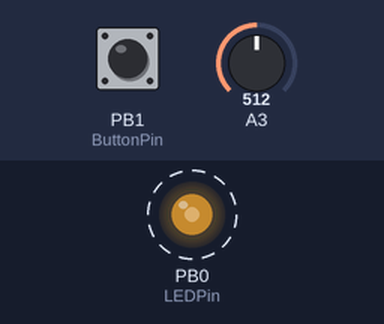
Simulated run of this sketch. Board: ATtiny85, built with avr-gcc and run on an emulated ATtiny85. On the bench: output pins drawn as LEDs (lit = HIGH). Dashed ring = blinking. The test bench sets the inputs (shaded band); at power-on: PB1 (ButtonPin) LOW, A3 = 512. Sleep ends after the set time or at an interrupt.

Above: at 1.2 s.
1.3 s: PB1 (ButtonPin) pulled HIGH for 3.2 s
7.5 s: A3 set to 716
At 7.74 s:
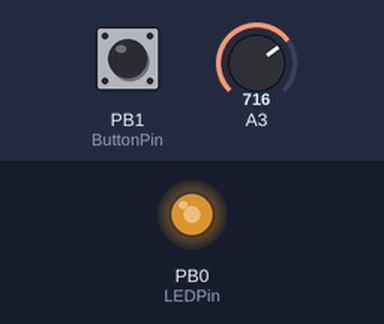
10.5 s: A3 set to 900
13.5 s: PB1 (ButtonPin) pulled HIGH for 0.15 s
At 14.6 s:
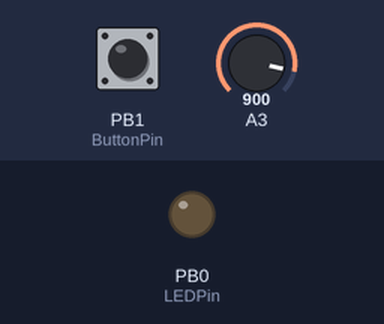
Timing chart, 0 to 16.1 s (numbered marks = the images above; inputs shaded):
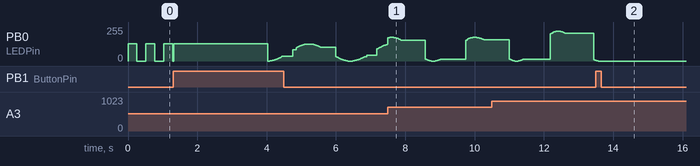

Measured:
- after the input at 13.5 s, PB0 (LEDPin): goes on until 13.6 s, then stays 0/255

The sketch:

sleepcoach_tiny.ino
```cpp
#include <math.h>
#include <avr/sleep.h>

// Sleep coach using ATtiny85

//Programming ATtiny85 learned from: http://www.instructables.com/id/Program-an-ATtiny-with-Arduino/step2/Wire-the-circuit/

// Setting up bits for sleep mode (from: http://www.insidegadgets.com/2011/02/05/reduce-attiny-power-consumption-by-sleeping-with-the-watchdog-timer/)

#ifndef cbi
#define cbi(sfr, bit) (_SFR_BYTE(sfr) &= ~_BV(bit))
#endif
#ifndef sbi
#define sbi(sfr, bit) (_SFR_BYTE(sfr) |= _BV(bit))
#endif


char* mode = "time_choose"; // Modes are time_choose, sleep_coach, and off
// Time choose mode is where the user choses between 7, 14, 21, and 28 minutes of sleep coaching
// sleep coach mode is the mode with pulsating light
// off is when the sleep coaching is complete. A button press will bring it into time choose mode

int time_choice = 7;

const int LEDPin = 0;


const int ButtonPin = 1;
int button_state = 0;
int button_pushed = 0; // This is the indicator that the button was pushed and released
int button_counter = 0; // This is used to detect how long the button is held for

int potPin = 3; // Pin for potentiometer
int pot_val; // Value of potentiometer reading

int blink = 1; // This is used for blinking the LEDs
int blink_time = 500;
int blink_value = 254;

int timeout = 0; // This is the timeout counter
int timeout_setting = 60; // This is the setting for timeout in time_choose mode. If this is exceeded, the device will go to off mode


unsigned long currentTime;
double milis_timer[1] = {0}; // This is used to keep track of the timer used to tick for each milisecond
double second_timer[1] = {0}; // This is used to keep track of the timer used to tick for each second
double blink_timer[1] = {0};  // This is used to keep track of each half second for blinking
int ticked = 0;

int delay_int = 1;
int brightness = 0;
int max_brightness = 244;
double brightincrease = 1;
double k = 0.00108*5;
double k_initial = 0.00108*5;
double k_final = 0.00065;
double x = 3*3.14159/2/k; // This starts it at 0 brightness

double total_time = 420; // seconds for entire breathing coaching
double current_time = 0;

int button_press_initiate[1];     // storage for button press function
int button_press_completed[1];    // storage for button press function


void setup() {
  // initialize the digital pin as an output.
  pinMode(LEDPin, OUTPUT);
  pinMode(ButtonPin, INPUT);

  sbi(GIMSK,PCIE); // Turn on Pin Change interrupt
  sbi(PCMSK,PCINT1); // Which pins are affected by the interrupt
//  Serial.begin(9600);
}


void loop() {

pot_val = analogRead(potPin);

max_brightness = pot_val/(1024/254);

button_state = digitalRead(ButtonPin);
button_pushed = button_press (button_state, button_press_initiate, button_press_completed);

if (mode == "time_choose"){

delay(10);

if (button_pushed == 1){
time_choice += 7;
button_pushed = 0;
}
if (time_choice > 28){
time_choice = 0;
mode = "off";
}

  if (time_choice == 7){
    k_final = .003; // Equates to 10 second breath cycle
    total_time = 420;
    blink_time = 250;
  }
  if (time_choice == 14){
    k_final = .0025; // Equates to 12 second breath cycle
    total_time = 840;
    blink_time = 500;
  }
  if (time_choice == 21){
    k_final = .0022; // Equates to 14 second breath cycle
    total_time = 1260;
    blink_time = 750;
  }
  if (time_choice == 28){
    k_final = .0019; // Equates to 16 second breath cycle
    total_time = 1680;
    blink_time = 1000;
  }

if (tick(1000,second_timer) == 1){
timeout += 1;
if (button_state == 1){button_counter += 1;}
}

if (button_state == 0){button_counter = 0;}

if (tick(blink_time,blink_timer) == 1){
 if (blink == 1){blink = 0;}
 else if (blink == 0){blink = 1;}
}

if (button_state == 1){
blink = 1;
timeout = 0;
}

blink_value = max_brightness;

if (blink == 0){
blink_value = 0;
}

analogWrite(LEDPin, blink_value);


if (button_counter >= 3){ // If the user holds the button for 3 seconds, start the sleep coach
button_pushed = 0;
mode = "sleep_coach";
button_counter = 0;
}

if (timeout >= timeout_setting){mode = "off";}

}

if (mode == "sleep_coach"){

timeout = 0;

if (current_time >= total_time && brightness <= 10){
current_time = 0;
time_choice = 0;
mode = "off";
x = 0;
}

brightness = max_brightness/2*(1 + sin(k*x));

if (tick(delay_int,milis_timer) == 1){
  x += brightincrease;
}
if (tick(1000,second_timer) == 1){
  current_time += 1;
  k = k_initial + current_time*(k_final-k_initial)/total_time;
  if (button_state == 1){button_counter += 1;}
}
if (x*k >= 2*3.14159){x=0;}
//else if (brightness <= 0){brightincrease = 1;}
  analogWrite(LEDPin,brightness);

if (button_state == 0){button_counter = 0;}

if (button_pushed == 1 && current_time > 5){ // Turn the device off by pushing the button, but do not create false press after starting
mode = "off";
button_pushed = 0;
button_counter = 0;
current_time = 0;
time_choice = 0;
x = 3*3.14159/2/k; // Start it back at 0 brightness
}

}

if (mode == "off"){

analogWrite(LEDPin,  0);

system_sleep();

delay(1);

if (button_state == 1){ // Turn the device on by pushing the button
mode = "time_choose";
button_pushed = 0;
button_counter = 0;
timeout = 0;
}

current_time = 0;

}

}

int button_press (int button_indicator, int button_press_initiated[1], int button_press_complete[1]){
	if (button_indicator == 0 && button_press_initiated[0] == 1) {
	button_press_complete[0] = 1;
	button_press_initiated[0] = 0;
	}
	else if (button_indicator == 1){
	button_press_initiated[0] = 1;
	button_press_complete[0] = 0;
	}
	else {button_press_complete[0] = 0;}
return button_press_complete[0];
}

int tick(int delay, double timekeeper[1]){
currentTime = millis();
if(currentTime >= (timekeeper[0] + delay)){
	timekeeper[0] = currentTime;
	return 1;
  }
else {return 0;}
}

void tick_reset(double timekeeper[1]){
currentTime = millis();
timekeeper[0] = currentTime;
}

void system_sleep() {
  cbi(ADCSRA,ADEN); // Switch Analog to Digital converter OFF
  set_sleep_mode(SLEEP_MODE_PWR_DOWN); // Set sleep mode
  sleep_mode(); // System sleeps here
  sbi(ADCSRA,ADEN);  // Switch Analog to Digital converter ON
}

ISR(PCINT0_vect) {
}
```
